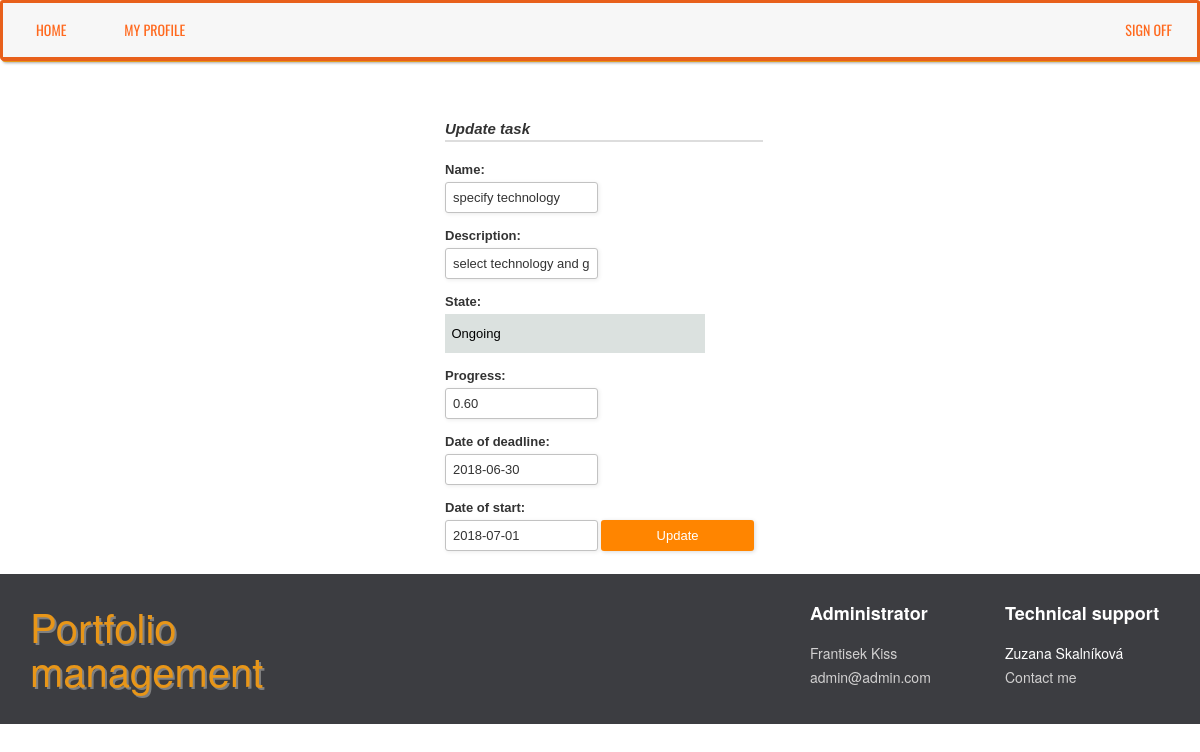
The app's page /dp/project/task/1/edit (signed in), older data.
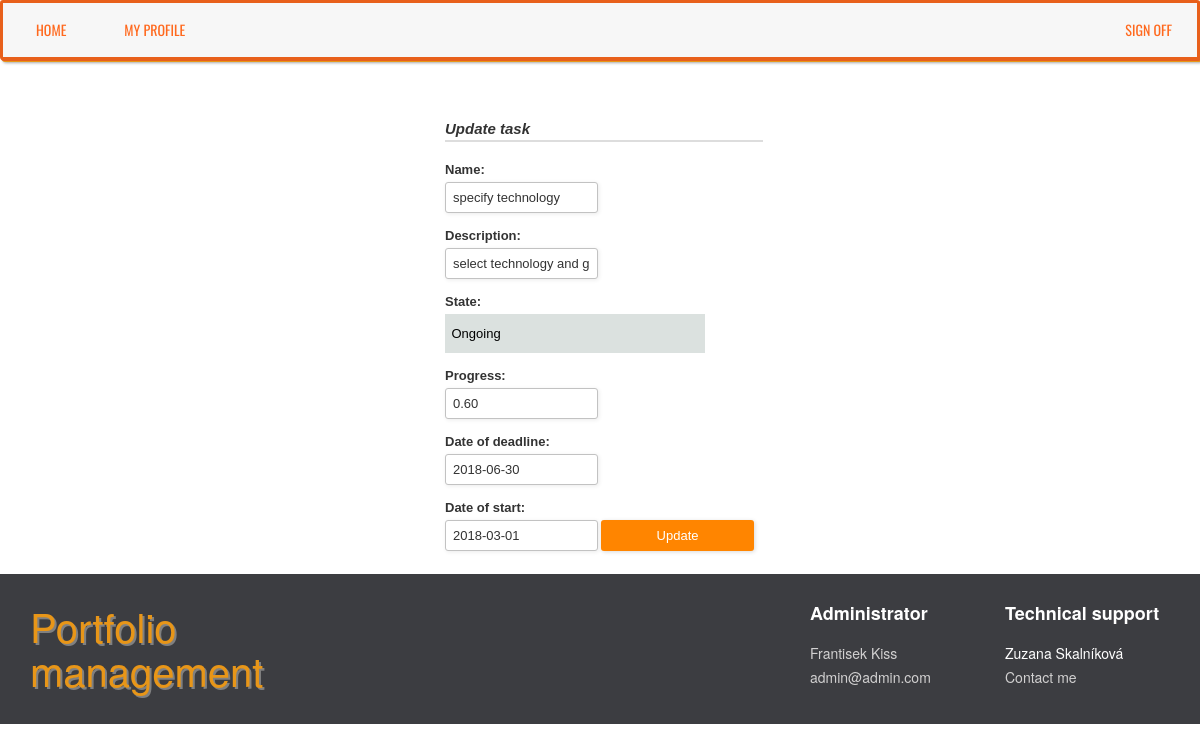
The same page, newer data.
### dp/models.py (models this page shows, shortened)
class Task(models.Model):
    in_project= models.ForeignKey(Project, on_delete=models.CASCADE)
    name = models.CharField(max_length=50, null=True)
    description = models.CharField(max_length=200, null=True)
    deadline = models.DateField('date of deadline', null=True, blank=True)
    pub_date = models.DateTimeField(auto_now_add=True)
    start_date = models.DateField('date of start', null=True, blank=True)
    progress = models.DecimalField(max_digits=3, decimal_places=2, default=0,
                                   validators=[MaxValueValidator(1.00), MinValueValidator(0.00)])
    STATE_VALUES = (
        ('1', 'Planned'),
        ('2', 'Ongoing'),
        ('3', 'Finished'),
        ('4', 'Interrupted')
    )
    state = models.CharField(max_length=1, choices=STATE_VALUES, default=1)

### dp/views.py (the view)
# urls.py: url(r'^project/task/(?P<pk>\d+)/edit$', login_required(views.TaskUpdateView.as_view()), name='task_edit'),
class TaskUpdateView(UpdateView):
    model = Task
    fields = ['name', 'description', 'state', 'progress', 'deadline', 'start_date']
    template_name = "dp/task_update_form.html"

### dp/templatetags/extratags.py (called while the page is built)
@register.simple_tag(takes_context=True)
def add_admin_to_context(context):
    admin_info = {}
    admin = Employee.objects.get(position = 'Administrator')
    admin_info['id'] = admin.id
    admin_info['first_name'] = admin.user.first_name
    admin_info['last_name'] = admin.user.last_name
    admin_info['email'] = admin.user.email
    context.dicts[0]["admin_info"] = admin_info
    return ''

### templates/dp/task_update_form.html (shortened to what this page needs)
{% extends "dp/base.html" %}
{% load static %}
{% block cssblock %}
    <link rel="stylesheet" href="{% static 'dp/css/multi-select.css' %}">
{% endblock %}
{% block content %}
    <div class="container selectdiv">
        <div class="col-md-4 col-md-offset-4">
            <div class="form-style-2">
                <div class="form-style-2-heading">Update task</div>
                <form action="" method="post">
                    {{ form }}
                    <input type="submit" value="Update"/>
                </form>
            </div>
        </div>
    </div>
{% endblock %}

Row changes from the older to the newer data that the page shows:
changed Task "specify technology": start_date "2018-07-01" → "2018-03-01"
